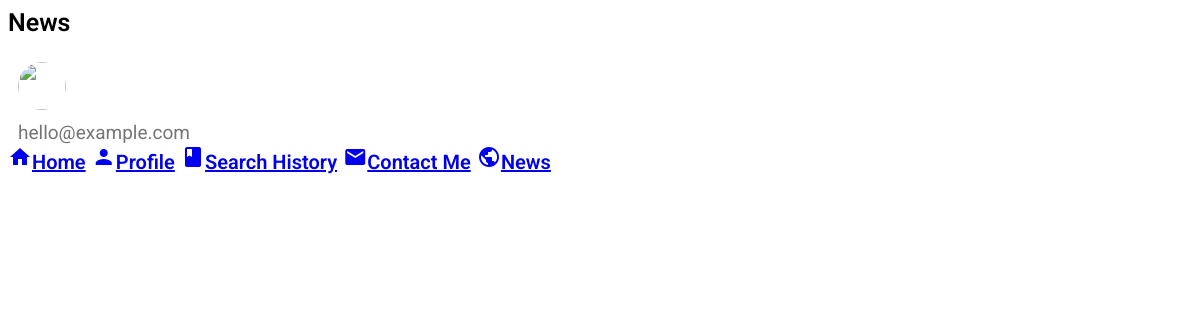
The page /news/ on the database as committed earlier.
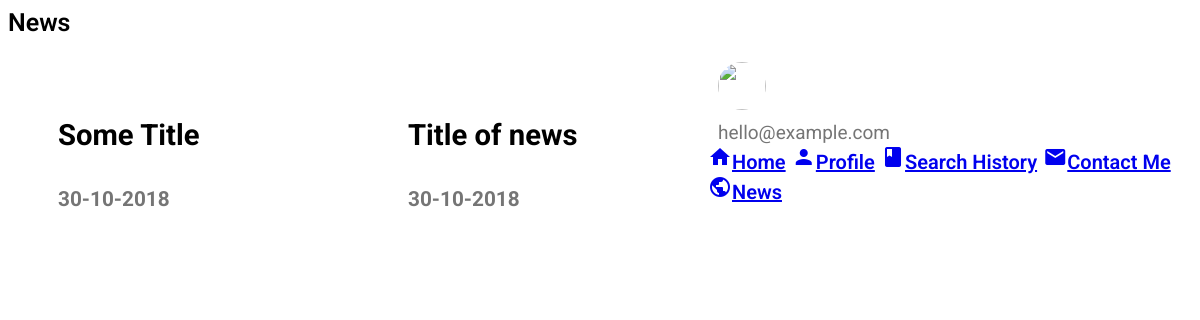
The same page on the database as committed later.
### News/models.py (models this page shows, shortened)
class Articles(models.Model):
  title = models.CharField(max_length = 120)
  post = models.TextField()
  date = models.DateTimeField()

### News/templates/News1/news.html
{% extends "Home1/wrapper.html" %}
{% block content %}
<link rel="stylesheet" href="/static/allNews.css">
<header class="mdl-layout__header">
  <div class="mdl-layout__header-row">
    <span class="mdl-layout-title">News</span>
  </div>
</header>
<main class="mdl-layout__content">
  {% for post in object_list %}
    <div class="demo-card-square mdl-card mdl-shadow--2dp">
      <div class="mdl-card__title mdl-card--expand">
        <h2 class="mdl-card__title-text"><h3>{{post.title}}</h2>
      </div>
      <div class="mdl-card__supporting-text">
        <h5>{{post.date|date:"d-m-Y"}}</h5>
      </div>
      <div class="mdl-card__actions mdl-card--border">
       <a class="mdl-button mdl-button--colored mdl-js-button mdl-js-ripple-effect" href="/news/{{post.id}}">View More</a>
      </div>
    </div>
  {% endfor %}
</main>
{% endblock %}

### Home/templates/Home1/wrapper.html (shortened to what this page needs)
<!DOCTYPE html>
<html>
  <head lang="en" xmlns="http://www.w3.org/1999/xhtml">
    <link rel="stylesheet" href="https://code.getmdl.io/1.3.0/material.purple-deep_purple.min.css" />
    <link rel="stylesheet" href="/static/main.css">
  </head>
  <body>
    <div class="mdl-layout mdl-js-layout mdl-layout--fixed-drawer mdl-layout--fixed-header" id="main">
    {% block content %}
    {% endblock %}
    <div class="mdl-layout__drawer">
      <header class="demo-drawer-header">
        <img src="https://virginrealtymexico.com/wp-content/uploads/2017/08/avatar-demo@2x.png" class="demo-avatar">
      </header>
      <span id="myemail">hello@example.com</span>
      <nav class="mdl-navigation">
        <a id="lnk1" class="mdl-navigation__link" href="/"><i class="material-icons">home</i>Home</a>
        <a id="lnk1" class="mdl-navigation__link" href="/profile"><i class="material-icons">person</i>Profile</a>
        <a id="lnk1" class="mdl-navigation__link" href="/history"><i class="material-icons">book</i>Search History</a>
        <a id="lnk1" class="mdl-navigation__link" href="/contact"><i class="material-icons">mail</i>Contact Me</a>
        <a id="lnk1" class="mdl-navigation__link" href="/news"><i class="material-icons">public</i>News</a>
      </nav>
    </div>
  </div>
  </body>
</html>

### Home/static/main.css (style rules this page uses)
body { font-family: 'Roboto'; font-weight: 600; font-size: 25px; -webkit-font-smoothing: antialiased; -webkit-overflow-scrolling: touch; }
#lnk1 { font-size: 20px; }
.mdl-button .mdl-js-button, .mdl-js-ripple-effect { color: #ffffff; font-size: 15px; }
.demo-avatar { margin-left: 10px; margin-top: 25px; width: 48px; height: 48px; border-radius: 24px; }
.mdl-navigation { background-color: #ffffff; -webkit-flex-grow: 1; -ms-flex-positive: 1; flex-grow: 1; }
#myemail { color: #757575; margin-left: 10px; padding-top: 10px; font-weight: 400; font-size: 19px; margin-bottom: 15px; }

### Home/static/allNews.css (style rules this page uses)
body { background: url('https://cmkt-image-prd.global.ssl.fastly.net/0.1.0/ps/1139138/580/580/m1/fpnw/wm0/0001-(63)-.jpg?1459491682&s=70500329f47106cb33ebbb9ea019308b') center }
h1,h4,h5,h6,p { font-family: 'Roboto'; color: #757575; }
.demo-card-wide, .mdl-card { width: 300px; margin-top: 50px; margin-left: 50px; float: left; }

Rows that differ between the two databases and show on the page:
added Articles: title "Some Title", date "30-10-2018"
added Articles: title "Title of news", date "30-10-2018"
